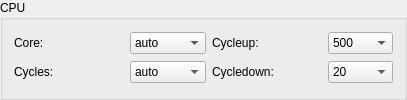
        <widget class="QGroupBox" name="groupBoxCpu">
         <property name="title">
          <string>CPU</string>
         </property>
         <layout class="QGridLayout" name="gridLayout_2">
          <item row="0" column="0">
           <layout class="QHBoxLayout" name="hlCpuCore">
            <item>
             <widget class="QLabel" name="labelCPUCore">
              <property name="minimumSize">
               <size>
                <width>110</width>
                <height>0</height>
               </size>
              </property>
              <property name="maximumSize">
               <size>
                <width>110</width>
                <height>16777215</height>
               </size>
              </property>
              <property name="text">
               <string>Core:</string>
              </property>
              <property name="buddy">
               <cstring>comboBoxCPUCore</cstring>
              </property>
             </widget>
            </item>
            <item>
             <widget class="QComboBox" name="comboBoxCPUCore">
              <property name="toolTip">
               <string/>
              </property>
              <property name="whatsThis">
               <string/>
              </property>
              <property name="currentIndex">
               <number>0</number>
              </property>
              <item>
               <property name="text">
                <string>auto</string>
               </property>
              </item>
              <item>
               <property name="text">
                <string>simple</string>
               </property>
              </item>
              <item>
               <property name="text">
                <string>normal</string>
               </property>
              </item>
              <item>
               <property name="text">
                <string>full</string>
               </property>
              </item>
              <item>
               <property name="text">
                <string>dynamic</string>
               </property>
              </item>
             </widget>
            </item>
           </layout>
          </item>
          <item row="0" column="1">
           <layout class="QHBoxLayout" name="hlCpuCycleUp">
            <item>
             <widget class="QLabel" name="labelCPUCycleup">
              <property name="minimumSize">
               <size>
                <width>110</width>
                <height>0</height>
               </size>
              </property>
              <property name="maximumSize">
               <size>
                <width>110</width>
                <height>16777215</height>
               </size>
              </property>
              <property name="text">
               <string>Cycleup:</string>
              </property>
              <property name="buddy">
               <cstring>comboBoxCPUCycleUp</cstring>
              </property>
             </widget>
            </item>
            <item>
             <widget class="QComboBox" name="comboBoxCPUCycleUp">
              <property name="currentIndex">
               <number>28</number>
              </property>
              <property name="maxVisibleItems">
               <number>7</number>
              </property>
              <item>
               <property name="text">
                <string>10000</string>
               </property>
              </item>
              <item>
               <property name="text">
                <string>9500</string>
               </property>
              </item>
              <item>
               <property name="text">
                <string>9000</string>
               </property>
              </item>
              <item>
               <property name="text">
                <string>8500</string>
               </property>
              </item>
              <item>
               <property name="text">
                <string>8000</string>
               </property>
              </item>
              <item>
               <property name="text">
                <string>7500</string>
               </property>
              </item>
              <item>
               <property name="text">
                <string>7000</string>
               </property>
              </item>
              <item>
               <property name="text">
                <string>6500</string>
               </property>
              </item>
              <item>
               <property name="text">
                <string>6000</string>
               </property>
              </item>
              <item>
               <property name="text">
                <string>5500</string>
               </property>
              </item>
              <item>
               <property name="text">
                <string>5000</string>
               </property>
              </item>
              <item>
               <property name="text">
                <string>4500</string>
               </property>
              </item>
              <item>
               <property name="text">
                <string>4000</string>
               </property>
              </item>
              <item>
               <property name="text">
                <string>3500</string>
               </property>
              </item>
              <item>
               <property name="text">
                <string>3000</string>
               </property>
              </item>
              <item>
               <property name="text">
                <string>2500</string>
               </property>
              </item>
              <item>
               <property name="text">
                <string>2000</string>
               </property>
              </item>
              <item>
               <property name="text">
                <string>1500</string>
               </property>
              </item>
              <item>
               <property name="text">
                <string>1000</string>
               </property>
              </item>
              <item>
               <property name="text">
                <string>950</string>
               </property>
              </item>
              <item>
               <property name="text">
                <string>900</string>
               </property>
              </item>
              <item>
               <property name="text">
                <string>850</string>
               </property>
              </item>
              <item>
               <property name="text">
                <string>800</string>
               </property>
              </item>
              <item>
               <property name="text">
                <string>750</string>
               </property>
              </item>
              <item>
               <property name="text">
                <string>700</string>
               </property>
              </item>
              <item>
               <property name="text">
                <string>650</string>
               </property>
              </item>
              <item>
               <property name="text">
                <string>600</string>
               </property>
              </item>
              <item>
               <property name="text">
                <string>550</string>
               </property>
              </item>
              <item>
               <property name="text">
                <string>500</string>
               </property>
              </item>
             </widget>
            </item>
           </layout>
          </item>
          <item row="1" column="0">
           <layout class="QHBoxLayout" name="hlCpuCycle">
            <item>
             <widget class="QLabel" name="labelCPUCycle">
              <property name="minimumSize">
               <size>
                <width>110</width>
                <height>0</height>
               </size>
              </property>
              <property name="maximumSize">
               <size>
                <width>110</width>
                <height>16777215</height>
               </size>
              </property>
              <property name="text">
               <string>Cycles:</string>
              </property>
              <property name="buddy">
               <cstring>comboBoxCPUCycles</cstring>
              </property>
             </widget>
            </item>
            <item>
             <widget class="QComboBox" name="comboBoxCPUCycles">
              <property name="currentIndex">
               <number>0</number>
              </property>
              <property name="maxVisibleItems">
               <number>7</number>
              </property>
              <item>
               <property name="text">
                <string>auto</string>
               </property>
              </item>
              <item>
               <property name="text">
                <string>20000</string>
               </property>
              </item>
              <item>
               <property name="text">
                <string>19000</string>
               </property>
              </item>
              <item>
               <property name="text">
                <string>18000</string>
               </property>
              </item>
              <item>
               <property name="text">
                <string>17000</string>
               </property>
              </item>
              <item>
               <property name="text">
                <string>16000</string>
               </property>
              </item>
              <item>
               <property name="text">
                <string>15000</string>
               </property>
              </item>
              <item>
               <property name="text">
                <string>14000</string>
               </property>
              </item>
              <item>
               <property name="text">
                <string>13000</string>
               </property>
              </item>
              <item>
               <property name="text">
                <string>12500</string>
               </property>
              </item>
              <item>
               <property name="text">
                <string>12000</string>
               </property>
              </item>
              <item>
               <property name="text">
                <string>11500</string>
               </property>
              </item>
              <item>
               <property name="text">
                <string>11000</string>
               </property>
              </item>
              <item>
               <property name="text">
                <string>10500</string>
               </property>
              </item>
              <item>
               <property name="text">
                <string>10000</string>
               </property>
              </item>
              <item>
               <property name="text">
                <string>9500</string>
               </property>
              </item>
              <item>
               <property name="text">
                <string>9000</string>
               </property>
              </item>
              <item>
               <property name="text">
                <string>8500</string>
               </property>
              </item>
              <item>
               <property name="text">
                <string>8000</string>
               </property>
              </item>
              <item>
               <property name="text">
                <string>7500</string>
               </property>
              </item>
              <item>
               <property name="text">
                <string>7000</string>
               </property>
              </item>
              <item>
               <property name="text">
                <string>6500</string>
               </property>
              </item>
              <item>
               <property name="text">
                <string>6000</string>
               </property>
              </item>
              <item>
               <property name="text">
                <string>5500</string>
               </property>
              </item>
              <item>
               <property name="text">
                <string>5000</string>
               </property>
              </item>
              <item>
               <property name="text">
                <string>4500</string>
               </property>
              </item>
              <item>
               <property name="text">
                <string>4000</string>
               </property>
              </item>
              <item>
               <property name="text">
                <string>3500</string>
               </property>
              </item>
              <item>
               <property name="text">
                <string>3000</string>
               </property>
              </item>
              <item>
               <property name="text">
                <string>2500</string>
               </property>
              </item>
              <item>
               <property name="text">
                <string>2000</string>
               </property>
              </item>
              <item>
               <property name="text">
                <string>1500</string>
               </property>
              </item>
              <item>
               <property name="text">
                <string>1000</string>
               </property>
              </item>
              <item>
               <property name="text">
                <string>950</string>
               </property>
              </item>
              <item>
               <property name="text">
                <string>900</string>
               </property>
              </item>
              <item>
               <property name="text">
                <string>850</string>
               </property>
              </item>
              <item>
               <property name="text">
                <string>800</string>
               </property>
              </item>
              <item>
               <property name="text">
                <string>750</string>
               </property>
              </item>
              <item>
               <property name="text">
                <string>700</string>
               </property>
              </item>
              <item>
               <property name="text">
                <string>650</string>
               </property>
              </item>
              <item>
               <property name="text">
                <string>600</string>
               </property>
              </item>
              <item>
               <property name="text">
                <string>550</string>
               </property>
              </item>
              <item>
               <property name="text">
                <string>500</string>
               </property>
              </item>
             </widget>
            </item>
           </layout>
          </item>
          <item row="1" column="1">
           <layout class="QHBoxLayout" name="hlCpuCycleDown">
            <item>
             <widget class="QLabel" name="labelCPUCycleDown">
              <property name="minimumSize">
               <size>
                <width>110</width>
                <height>0</height>
               </size>
              </property>
              <property name="maximumSize">
               <size>
                <width>110</width>
                <height>16777215</height>
               </size>
              </property>
              <property name="text">
               <string>Cycledown:</string>
              </property>
              <property name="buddy">
               <cstring>comboBoxCPUCycleDown</cstring>
              </property>
             </widget>
            </item>
            <item>
             <widget class="QComboBox" name="comboBoxCPUCycleDown">
              <property name="toolTip">
               <string/>
              </property>
              <property name="whatsThis">
               <string/>
              </property>
              <property name="currentIndex">
               <number>1</number>
              </property>
              <item>
               <property name="text">
                <string>10</string>
               </property>
              </item>
              <item>
               <property name="text">
                <string>20</string>
               </property>
              </item>
              <item>
               <property name="text">
                <string>30</string>
               </property>
              </item>
              <item>
               <property name="text">
                <string>40</string>
               </property>
              </item>
              <item>
               <property name="text">
                <string>50</string>
               </property>
              </item>
              <item>
               <property name="text">
                <string>60</string>
               </property>
              </item>
              <item>
               <property name="text">
                <string>70</string>
               </property>
              </item>
              <item>
               <property name="text">
                <string>80</string>
               </property>
              </item>
              <item>
               <property name="text">
                <string>90</string>
               </property>
              </item>
              <item>
               <property name="text">
                <string>100</string>
               </property>
              </item>
             </widget>
            </item>
           </layout>
          </item>
         </layout>
        </widget>
